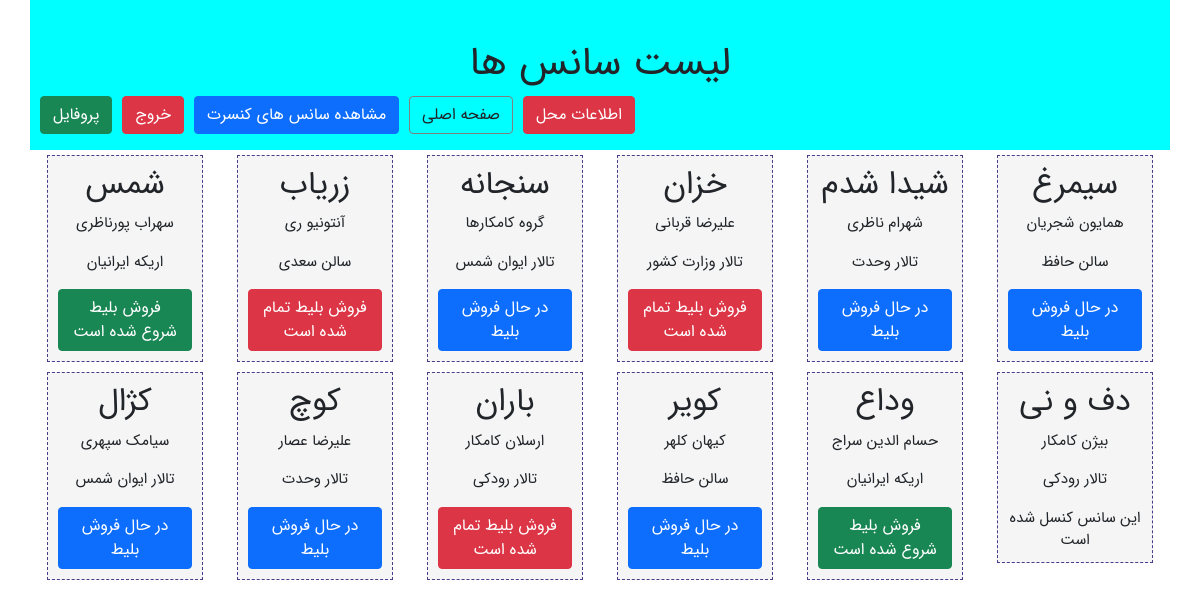
Page /ticketSales/time/list (signed in) on the committed database.
### ticketSales/models.py (models this page shows, shortened)
class timeModel(models.Model):
    class Meta:
        verbose_name="سانس"
        verbose_name_plural="سانس"
    concertModel=models.ForeignKey('concertModel',on_delete=models.PROTECT,verbose_name="کنسرت")
    locationModel=models.ForeignKey('locationModel',on_delete=models.PROTECT,verbose_name="محل برگزاری")
    StartDateTime=models.DateTimeField(verbose_name="تاریخ برگزاری")
    Seats=models.IntegerField(verbose_name="تعداد صندلی")
    Start=1
    End=2
    Cancel=3
    Sales=4
    status_choices=((Start,"فروش بلیط شروع شده است"),
                    (End,"فروش بلیط تمام شده است"),
                    (Cancel,"این سانس کنسل شده است"),
                    (Sales,"در حال فروش بلیط"))
    Status=models.IntegerField(choices=status_choices,verbose_name="وضعیت")
    def get_jalai_date(self):
        return datetime2jalali(self.StartDateTime)

class concertModel (models.Model):
    class Meta:
        verbose_name="کنسرت"
        verbose_name_plural="کنسرت"
    Name=models.CharField(max_length=100,verbose_name="نام کنسرت")
    SingerName=models.CharField(max_length=100 ,verbose_name="خواننده")
    length=models.IntegerField(verbose_name="مدت زمان")
    Poster=models.ImageField(upload_to="concertImages/",null=True,verbose_name="پوستر")

class locationModel(models.Model):
    class Meta:
        verbose_name="محل برگزاری"
        verbose_name_plural="محل برگزاری"
    IdNumber=models.IntegerField(primary_key=True,verbose_name="کد محل")
    Name=models.CharField(max_length=100,verbose_name="نام محل")
    Address=models.CharField(max_length=500,default="تهران-برج میلاد",verbose_name="آدرس")
    Phone=models.CharField(max_length=11,null=True,verbose_name="تلفن")
    Capacity=models.IntegerField(verbose_name="ظرفیت")

### ticketSales/views.py (the view)
# urls.py: path('time/list', views.timeView),
@login_required
def timeView(request):
        times=timeModel.objects.all()
        context={
            "timelist":times,
        }
        return render(request,"ticketSales/timeList.html",context)

### ticketSales/templates/ticketSales/timeList.html (shortened to what this page needs)
{% extends "ticketSales/layout.html" %}
{% block titlepage %}
    لیست سانس ها
{% endblock%}
{% block mainContent %}
    {% if timelist %}
        {% for time in timelist %}
            <div class="col-md-2">
                <a>
                    <div class="timeBox">
                       <h2> {{ time.concertModel.Name  }}</h2>
                       <p>{{ time.concertModel.SingerName  }}</p>
                       <p>{{ time.locationModel.Name  }}</p>
                       <div
                        class="
                        {% if time.Status == time.Start %}
                            btn btn-success
                        {% elif  time.Status == time.End %}
                            btn btn-danger
                         {% elif  time.Status == time.Cancle %}
                            btn default
                        {% elif  time.Status == time.Sales %}
                            btn btn-primary
                        {% endif %}
                        ">
                           {{ time.get_Status_display}}
                       </div>
                    </div>
                </a>
            </div>
        {% endfor %}
    {% endif %}
{% endblock%}

### ticketSales/static/ticketSales/css/style.css (style rules this page uses)
body { font-family: 'IranSanse'; }
.timeBox { margin: 5px; background-color: whitesmoke; font-size: 15px; border:1px dashed darkslateblue; padding:10px; text-align: center; }

### rows in the picture
timeModel: concertModel.Name "سیمرغ", concertModel.SingerName "همایون شجریان", locationModel.Name "سالن حافظ", Status "در حال فروش بلیط"
timeModel: concertModel.Name "شیدا شدم", concertModel.SingerName "شهرام ناظری", locationModel.Name "تالار وحدت", Status "در حال فروش بلیط"
timeModel: concertModel.Name "خزان", concertModel.SingerName "علیرضا قربانی", locationModel.Name "تالار وزارت کشور", Status "فروش بلیط تمام شده است"
timeModel: concertModel.Name "سنجانه", concertModel.SingerName "گروه کامکارها", locationModel.Name "تالار ایوان شمس", Status "در حال فروش بلیط"
timeModel: concertModel.Name "زریاب", concertModel.SingerName "آنتونیو ری", locationModel.Name "سالن سعدی", Status "فروش بلیط تمام شده است"
timeModel: concertModel.Name "شمس", concertModel.SingerName "سهراب پورناظری", locationModel.Name "اریکه ایرانیان", Status "فروش بلیط شروع شده است"
timeModel: concertModel.Name "دف و نی", concertModel.SingerName "بیژن کامکار", locationModel.Name "تالار رودکی", Status "این سانس کنسل شده است"
timeModel: concertModel.Name "وداع", concertModel.SingerName "حسام الدین سراج", locationModel.Name "اریکه ایرانیان", Status "فروش بلیط شروع شده است"
timeModel: concertModel.Name "کویر", concertModel.SingerName "کیهان کلهر", locationModel.Name "سالن حافظ", Status "در حال فروش بلیط"
timeModel: concertModel.Name "باران", concertModel.SingerName "ارسلان کامکار", locationModel.Name "تالار رودکی", Status "فروش بلیط تمام شده است"
timeModel: concertModel.Name "کوچ", concertModel.SingerName "علیرضا عصار", locationModel.Name "تالار وحدت", Status "در حال فروش بلیط"
timeModel: concertModel.Name "کژال", concertModel.SingerName "سیامک سپهری", locationModel.Name "تالار ایوان شمس", Status "در حال فروش بلیط"
